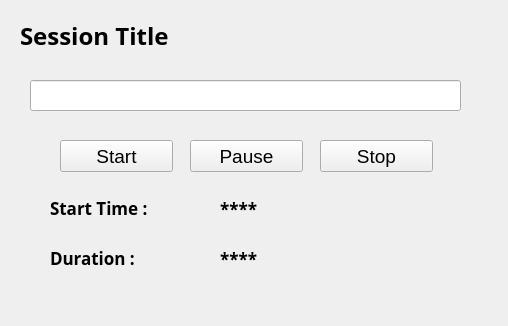
<?xml version="1.0" encoding="UTF-8"?>
<ui version="4.0">
 <class>NewSessionWidget</class>
 <widget class="QWidget" name="NewSessionWidget">
  <property name="windowModality">
   <enum>Qt::NonModal</enum>
  </property>
  <property name="geometry">
   <rect>
    <x>0</x>
    <y>0</y>
    <width>508</width>
    <height>326</height>
   </rect>
  </property>
  <property name="minimumSize">
   <size>
    <width>508</width>
    <height>326</height>
   </size>
  </property>
  <property name="windowTitle">
   <string>New Session</string>
  </property>
  <widget class="QLabel" name="label">
   <property name="geometry">
    <rect>
     <x>20</x>
     <y>20</y>
     <width>191</width>
     <height>31</height>
    </rect>
   </property>
   <property name="font">
    <font>
     <family>Ubuntu Condensed</family>
     <pointsize>18</pointsize>
     <weight>75</weight>
     <bold>true</bold>
    </font>
   </property>
   <property name="text">
    <string>Session Title</string>
   </property>
  </widget>
  <widget class="QLineEdit" name="titleTXT">
   <property name="geometry">
    <rect>
     <x>30</x>
     <y>80</y>
     <width>431</width>
     <height>31</height>
    </rect>
   </property>
  </widget>
  <widget class="QPushButton" name="startBTN">
   <property name="geometry">
    <rect>
     <x>60</x>
     <y>140</y>
     <width>113</width>
     <height>32</height>
    </rect>
   </property>
   <property name="font">
    <font>
     <pointsize>14</pointsize>
    </font>
   </property>
   <property name="text">
    <string>Start</string>
   </property>
  </widget>
  <widget class="QLabel" name="label_2">
   <property name="geometry">
    <rect>
     <x>50</x>
     <y>200</y>
     <width>131</width>
     <height>16</height>
    </rect>
   </property>
   <property name="font">
    <font>
     <family>Ubuntu Condensed</family>
     <pointsize>13</pointsize>
     <weight>75</weight>
     <bold>true</bold>
    </font>
   </property>
   <property name="text">
    <string>Start Time : </string>
   </property>
  </widget>
  <widget class="QLabel" name="label_3">
   <property name="geometry">
    <rect>
     <x>50</x>
     <y>250</y>
     <width>131</width>
     <height>16</height>
    </rect>
   </property>
   <property name="font">
    <font>
     <family>Ubuntu Condensed</family>
     <pointsize>13</pointsize>
     <weight>75</weight>
     <bold>true</bold>
    </font>
   </property>
   <property name="text">
    <string>Duration : </string>
   </property>
  </widget>
  <widget class="QPushButton" name="stopBTN">
   <property name="geometry">
    <rect>
     <x>320</x>
     <y>140</y>
     <width>113</width>
     <height>32</height>
    </rect>
   </property>
   <property name="font">
    <font>
     <pointsize>14</pointsize>
    </font>
   </property>
   <property name="text">
    <string>Stop</string>
   </property>
  </widget>
  <widget class="QPushButton" name="pauseBTN">
   <property name="geometry">
    <rect>
     <x>190</x>
     <y>140</y>
     <width>113</width>
     <height>32</height>
    </rect>
   </property>
   <property name="font">
    <font>
     <pointsize>14</pointsize>
    </font>
   </property>
   <property name="text">
    <string>Pause</string>
   </property>
  </widget>
  <widget class="QLabel" name="startTimeLBL">
   <property name="geometry">
    <rect>
     <x>220</x>
     <y>200</y>
     <width>231</width>
     <height>17</height>
    </rect>
   </property>
   <property name="font">
    <font>
     <family>Ubuntu Condensed</family>
     <pointsize>13</pointsize>
     <weight>75</weight>
     <bold>true</bold>
    </font>
   </property>
   <property name="text">
    <string>****</string>
   </property>
  </widget>
  <widget class="QLabel" name="durationLBL">
   <property name="geometry">
    <rect>
     <x>220</x>
     <y>250</y>
     <width>231</width>
     <height>17</height>
    </rect>
   </property>
   <property name="font">
    <font>
     <family>Ubuntu Condensed</family>
     <pointsize>13</pointsize>
     <weight>75</weight>
     <bold>true</bold>
    </font>
   </property>
   <property name="text">
    <string>****</string>
   </property>
  </widget>
 </widget>
 <resources/>
 <connections/>
</ui>
